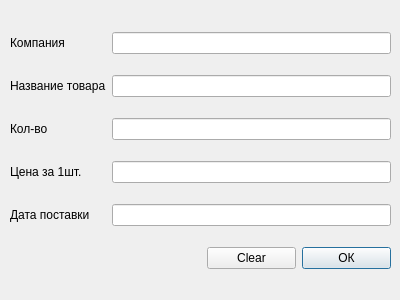
<?xml version="1.0" encoding="UTF-8"?>
<ui version="4.0">
 <class>Dialog</class>
 <widget class="QDialog" name="Dialog">
  <property name="geometry">
   <rect>
    <x>0</x>
    <y>0</y>
    <width>400</width>
    <height>300</height>
   </rect>
  </property>
  <property name="windowTitle">
   <string>Dialog</string>
  </property>
  <widget class="QWidget" name="layoutWidget">
   <property name="geometry">
    <rect>
     <x>10</x>
     <y>17</y>
     <width>381</width>
     <height>271</height>
    </rect>
   </property>
   <layout class="QGridLayout" name="gridLayout">
    <item row="2" column="1" colspan="3">
     <widget class="QLineEdit" name="amountLine"/>
    </item>
    <item row="5" column="3">
     <widget class="QPushButton" name="sOKButton">
      <property name="text">
       <string>ОК</string>
      </property>
     </widget>
    </item>
    <item row="2" column="0">
     <widget class="QLabel" name="label_4">
      <property name="text">
       <string>Кол-во </string>
      </property>
     </widget>
    </item>
    <item row="4" column="1" colspan="3">
     <widget class="QLineEdit" name="dateLine"/>
    </item>
    <item row="0" column="1" colspan="3">
     <widget class="QLineEdit" name="comLine"/>
    </item>
    <item row="3" column="0">
     <widget class="QLabel" name="label_5">
      <property name="text">
       <string>Цена за 1шт.</string>
      </property>
     </widget>
    </item>
    <item row="4" column="0">
     <widget class="QLabel" name="label_6">
      <property name="text">
       <string>Дата поставки</string>
      </property>
     </widget>
    </item>
    <item row="5" column="2">
     <widget class="QPushButton" name="sClearButton">
      <property name="text">
       <string>Clear</string>
      </property>
     </widget>
    </item>
    <item row="1" column="1" colspan="3">
     <widget class="QLineEdit" name="typeLine"/>
    </item>
    <item row="0" column="0">
     <widget class="QLabel" name="label_2">
      <property name="text">
       <string>Компания</string>
      </property>
     </widget>
    </item>
    <item row="1" column="0">
     <widget class="QLabel" name="label_3">
      <property name="text">
       <string>Название товара</string>
      </property>
     </widget>
    </item>
    <item row="3" column="1" colspan="3">
     <widget class="QLineEdit" name="priceLine"/>
    </item>
   </layout>
  </widget>
 </widget>
 <resources/>
 <connections/>
</ui>
